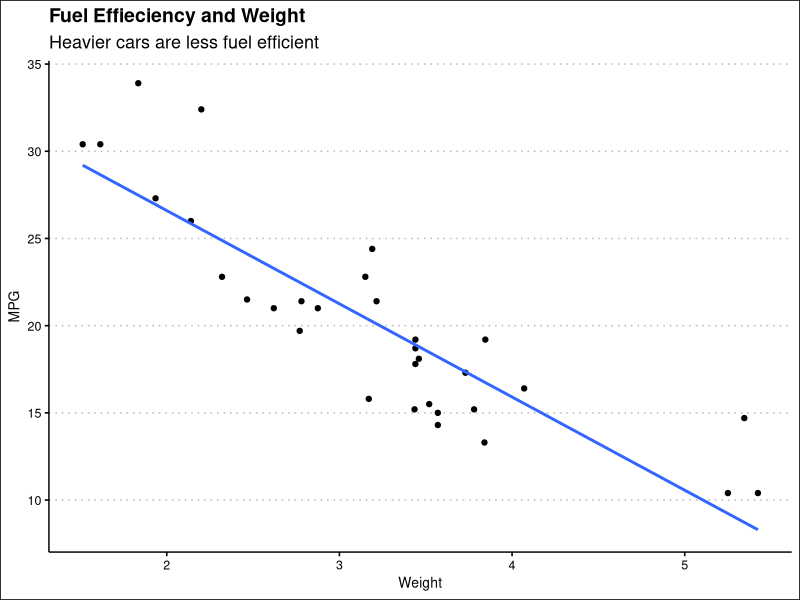

The R source for this figure:
## ---- chunk 1
knitr::opts_chunk$set(echo = FALSE)
library(tidyverse)
library(ggthemes)
# Learn more about creating websites with Distill at:
# https://rstudio.github.io/distill/website.html

# Learn more about publishing to GitHub Pages at:
# https://rstudio.github.io/distill/publish_website.html#github-pages

## ---- chunk 2
mtcars %>% 
select(mpg,wt) %>% 
 ggplot(aes(wt, mpg)) +
  geom_point()+
  geom_smooth(method="lm",formula=y~x, se=FALSE)+
  theme_clean()+
  labs(title="Fuel Effieciency and Weight", subtitle="Heavier cars are less fuel efficient",x="Weight",y="MPG")




